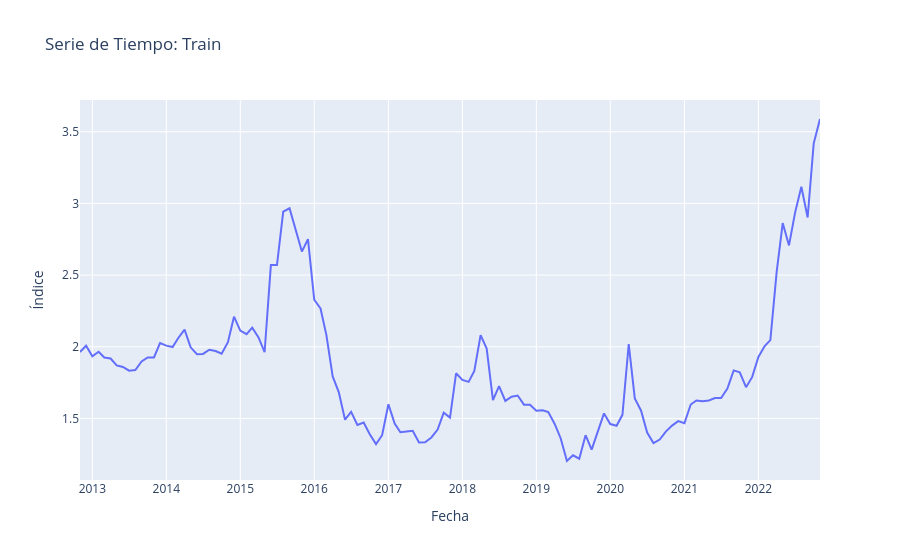

The notebook cell saved with this chart:
### Markdown cell above
## <font color= #66b0b0> &ensp; • **MODELO ARIMA (1,1,1)** </font>
Una vez establecido el orden, hay que pasar a modelarlo. Primero que nada dividimos nuestra data en train/test. Para esto definimos un split de 80/20 %.

### Code cell
# Definimos el tamaño del test
test_size = 36

# Train/Test split
train_size = int(len(df) * 0.8)

train = df.iloc[:train_size]
test = df.iloc[train_size:]

# Graficar la serie de entrada
# Graficar serie
fig = px.line(train, x=train.index, y='value', title=f'Serie de Tiempo: Train')
fig.update_layout(
    xaxis_title='Fecha',
    yaxis_title='Índice',

)
fig.show()
